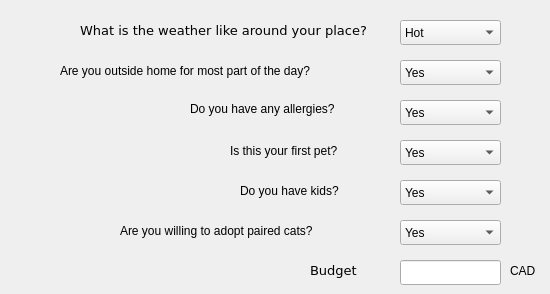
     <widget class="QWidget" name="tab">
      <attribute name="title">
       <string>Personal Details</string>
      </attribute>
      <widget class="QLabel" name="label_34">
       <property name="geometry">
        <rect>
         <x>80</x>
         <y>20</y>
         <width>311</width>
         <height>21</height>
        </rect>
       </property>
       <property name="font">
        <font>
         <family>DejaVu Sans</family>
         <pointsize>10</pointsize>
        </font>
       </property>
       <property name="text">
        <string>What is the weather like around your place?</string>
       </property>
      </widget>
      <widget class="QLabel" name="label_14">
       <property name="geometry">
        <rect>
         <x>190</x>
         <y>100</y>
         <width>181</width>
         <height>17</height>
        </rect>
       </property>
       <property name="text">
        <string>Do you have any allergies?</string>
       </property>
      </widget>
      <widget class="QComboBox" name="client_cat_novice_owners">
       <property name="geometry">
        <rect>
         <x>400</x>
         <y>140</y>
         <width>101</width>
         <height>25</height>
        </rect>
       </property>
       <property name="whatsThis">
        <string>first_pet</string>
       </property>
       <item>
        <property name="text">
         <string>Yes</string>
        </property>
       </item>
       <item>
        <property name="text">
         <string>No</string>
        </property>
       </item>
      </widget>
      <widget class="QLabel" name="label_38">
       <property name="geometry">
        <rect>
         <x>230</x>
         <y>140</y>
         <width>161</width>
         <height>21</height>
        </rect>
       </property>
       <property name="text">
        <string>Is this your first pet?</string>
       </property>
      </widget>
      <widget class="QComboBox" name="client_cat_kid_friendly">
       <property name="geometry">
        <rect>
         <x>400</x>
         <y>180</y>
         <width>101</width>
         <height>25</height>
        </rect>
       </property>
       <property name="whatsThis">
        <string>kids</string>
       </property>
       <item>
        <property name="text">
         <string>Yes</string>
        </property>
       </item>
       <item>
        <property name="text">
         <string>No</string>
        </property>
       </item>
      </widget>
      <widget class="QComboBox" name="client_cat_being_alone">
       <property name="geometry">
        <rect>
         <x>400</x>
         <y>60</y>
         <width>101</width>
         <height>25</height>
        </rect>
       </property>
       <item>
        <property name="text">
         <string>Yes</string>
        </property>
       </item>
       <item>
        <property name="text">
         <string>No</string>
        </property>
       </item>
      </widget>
      <widget class="QComboBox" name="client_cat_allergies">
       <property name="geometry">
        <rect>
         <x>400</x>
         <y>100</y>
         <width>101</width>
         <height>25</height>
        </rect>
       </property>
       <property name="whatsThis">
        <string>allergies</string>
       </property>
       <item>
        <property name="text">
         <string>Yes</string>
        </property>
       </item>
       <item>
        <property name="text">
         <string>No</string>
        </property>
       </item>
      </widget>
      <widget class="QComboBox" name="client_cat_weather">
       <property name="geometry">
        <rect>
         <x>400</x>
         <y>20</y>
         <width>101</width>
         <height>25</height>
        </rect>
       </property>
       <property name="whatsThis">
        <string>weather</string>
       </property>
       <item>
        <property name="text">
         <string>Hot</string>
        </property>
       </item>
       <item>
        <property name="text">
         <string>Cold</string>
        </property>
       </item>
       <item>
        <property name="text">
         <string>Moderate</string>
        </property>
       </item>
      </widget>
      <widget class="QLabel" name="label_110">
       <property name="geometry">
        <rect>
         <x>60</x>
         <y>60</y>
         <width>321</width>
         <height>21</height>
        </rect>
       </property>
       <property name="text">
        <string>Are you outside home for most part of the day?</string>
       </property>
      </widget>
      <widget class="QLabel" name="label_134">
       <property name="geometry">
        <rect>
         <x>240</x>
         <y>180</y>
         <width>131</width>
         <height>21</height>
        </rect>
       </property>
       <property name="text">
        <string>Do you have kids?</string>
       </property>
      </widget>
      <widget class="QLabel" name="label_135">
       <property name="geometry">
        <rect>
         <x>510</x>
         <y>260</y>
         <width>31</width>
         <height>21</height>
        </rect>
       </property>
       <property name="text">
        <string>CAD</string>
       </property>
      </widget>
      <widget class="QLineEdit" name="client_cat_cost">
       <property name="geometry">
        <rect>
         <x>400</x>
         <y>260</y>
         <width>101</width>
         <height>25</height>
        </rect>
       </property>
       <property name="whatsThis">
        <string>budget</string>
       </property>
      </widget>
      <widget class="QLabel" name="label_136">
       <property name="geometry">
        <rect>
         <x>310</x>
         <y>260</y>
         <width>51</width>
         <height>21</height>
        </rect>
       </property>
       <property name="font">
        <font>
         <family>DejaVu Sans</family>
         <pointsize>10</pointsize>
        </font>
       </property>
       <property name="text">
        <string>Budget</string>
       </property>
      </widget>
      <widget class="QComboBox" name="client_cat_pair">
       <property name="geometry">
        <rect>
         <x>400</x>
         <y>220</y>
         <width>101</width>
         <height>25</height>
        </rect>
       </property>
       <item>
        <property name="text">
         <string>Yes</string>
        </property>
       </item>
       <item>
        <property name="text">
         <string>No</string>
        </property>
       </item>
      </widget>
      <widget class="QLabel" name="label_146">
       <property name="geometry">
        <rect>
         <x>120</x>
         <y>220</y>
         <width>251</width>
         <height>21</height>
        </rect>
       </property>
       <property name="text">
        <string>Are you willing to adopt paired cats?</string>
       </property>
      </widget>
     </widget>
